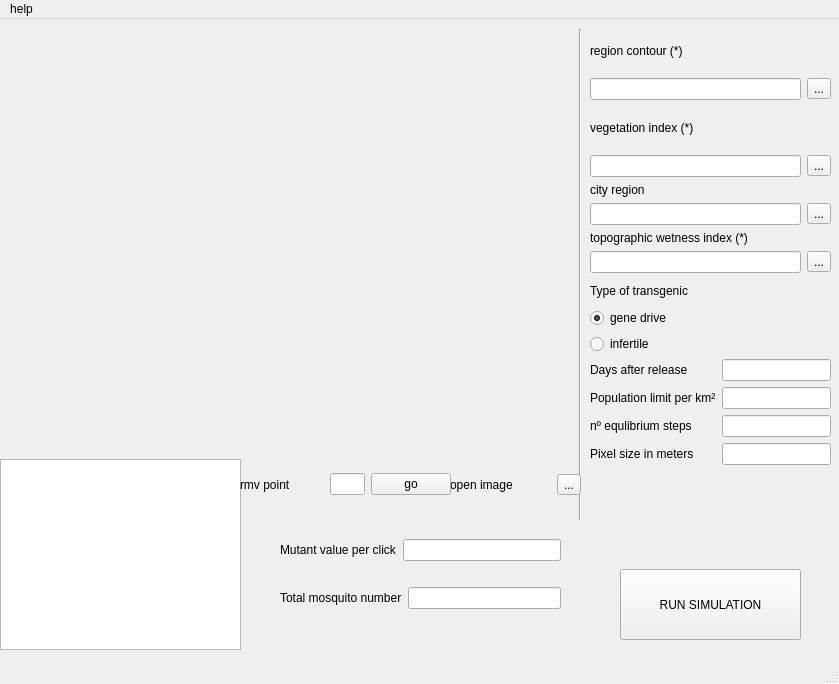
<?xml version="1.0" encoding="UTF-8"?>
<ui version="4.0">
 <class>MainWindow</class>
 <widget class="QMainWindow" name="MainWindow">
  <property name="geometry">
   <rect>
    <x>0</x>
    <y>0</y>
    <width>839</width>
    <height>684</height>
   </rect>
  </property>
  <property name="minimumSize">
   <size>
    <width>800</width>
    <height>608</height>
   </size>
  </property>
  <property name="windowTitle">
   <string>transgenic mosquito simulator</string>
  </property>
  <property name="windowIcon">
   <iconset>
    <normaloff>../python code/widgetMosquitos.png</normaloff>../python code/widgetMosquitos.png</iconset>
  </property>
  <property name="windowOpacity">
   <double>1.000000000000000</double>
  </property>
  <widget class="QWidget" name="centralwidget">
   <widget class="QWidget" name="verticalLayoutWidget">
    <property name="geometry">
     <rect>
      <x>590</x>
      <y>260</y>
      <width>241</width>
      <height>75</height>
     </rect>
    </property>
    <layout class="QVBoxLayout" name="verticalLayout">
     <item>
      <widget class="QLabel" name="label">
       <property name="text">
        <string>Type of transgenic</string>
       </property>
      </widget>
     </item>
     <item>
      <widget class="QRadioButton" name="genedrive">
       <property name="text">
        <string>gene drive</string>
       </property>
       <property name="checked">
        <bool>true</bool>
       </property>
      </widget>
     </item>
     <item>
      <widget class="QRadioButton" name="infertile">
       <property name="text">
        <string>infertile </string>
       </property>
      </widget>
     </item>
    </layout>
   </widget>
   <widget class="QWidget" name="gridLayoutWidget">
    <property name="geometry">
     <rect>
      <x>590</x>
      <y>10</y>
      <width>241</width>
      <height>244</height>
     </rect>
    </property>
    <layout class="QGridLayout" name="gridLayout">
     <item row="1" column="0">
      <layout class="QVBoxLayout" name="verticalLayout_12">
       <item>
        <widget class="QLabel" name="label_7">
         <property name="text">
          <string>vegetation index (*)</string>
         </property>
        </widget>
       </item>
       <item>
        <layout class="QVBoxLayout" name="verticalLayout_13">
         <item>
          <layout class="QHBoxLayout" name="horizontalLayout_6">
           <item>
            <widget class="QLineEdit" name="vegindex"/>
           </item>
           <item>
            <widget class="QToolButton" name="vegindexbutton">
             <property name="text">
              <string>...</string>
             </property>
            </widget>
           </item>
          </layout>
         </item>
        </layout>
       </item>
      </layout>
     </item>
     <item row="0" column="0">
      <layout class="QVBoxLayout" name="verticalLayout_10">
       <item>
        <widget class="QLabel" name="label_6">
         <property name="text">
          <string>region contour (*)</string>
         </property>
        </widget>
       </item>
       <item>
        <layout class="QVBoxLayout" name="verticalLayout_11">
         <item>
          <layout class="QHBoxLayout" name="horizontalLayout_5">
           <item>
            <widget class="QLineEdit" name="regioncontour"/>
           </item>
           <item>
            <widget class="QToolButton" name="regioncontourbutton">
             <property name="text">
              <string>...</string>
             </property>
            </widget>
           </item>
          </layout>
         </item>
        </layout>
       </item>
      </layout>
     </item>
     <item row="2" column="0">
      <layout class="QVBoxLayout" name="verticalLayout_14">
       <item>
        <widget class="QLabel" name="label_8">
         <property name="text">
          <string>city region</string>
         </property>
        </widget>
       </item>
       <item>
        <layout class="QVBoxLayout" name="verticalLayout_15">
         <item>
          <layout class="QHBoxLayout" name="horizontalLayout_7">
           <item>
            <widget class="QLineEdit" name="cityregion"/>
           </item>
           <item>
            <widget class="QToolButton" name="cityregionbutton">
             <property name="text">
              <string>...</string>
             </property>
            </widget>
           </item>
          </layout>
         </item>
        </layout>
       </item>
       <item>
        <layout class="QVBoxLayout" name="verticalLayout_8">
         <item>
          <widget class="QLabel" name="label_5">
           <property name="text">
            <string>topographic wetness index (*)</string>
           </property>
          </widget>
         </item>
         <item>
          <layout class="QVBoxLayout" name="verticalLayout_9">
           <item>
            <layout class="QHBoxLayout" name="horizontalLayout_4">
             <item>
              <widget class="QLineEdit" name="twi"/>
             </item>
             <item>
              <widget class="QToolButton" name="twibutton">
               <property name="text">
                <string>...</string>
               </property>
              </widget>
             </item>
            </layout>
           </item>
          </layout>
         </item>
        </layout>
       </item>
      </layout>
     </item>
    </layout>
   </widget>
   <widget class="QWidget" name="formLayoutWidget">
    <property name="geometry">
     <rect>
      <x>590</x>
      <y>340</y>
      <width>241</width>
      <height>151</height>
     </rect>
    </property>
    <layout class="QFormLayout" name="formLayout">
     <property name="fieldGrowthPolicy">
      <enum>QFormLayout::AllNonFixedFieldsGrow</enum>
     </property>
     <item row="0" column="0">
      <widget class="QLabel" name="daysAfterReleaseLabel">
       <property name="text">
        <string>Days after release</string>
       </property>
      </widget>
     </item>
     <item row="0" column="1">
      <widget class="QLineEdit" name="daysAfterRelease"/>
     </item>
     <item row="1" column="0">
      <widget class="QLabel" name="populationLimitPerKmLabel">
       <property name="text">
        <string>Population limit per km²</string>
       </property>
      </widget>
     </item>
     <item row="1" column="1">
      <widget class="QLineEdit" name="populationLimit"/>
     </item>
     <item row="2" column="0">
      <widget class="QLabel" name="nEqulibriumstepsLabel">
       <property name="text">
        <string>nº equlibrium steps</string>
       </property>
      </widget>
     </item>
     <item row="2" column="1">
      <widget class="QLineEdit" name="Neq_step"/>
     </item>
     <item row="3" column="0">
      <widget class="QLabel" name="nEqulibriumstepsLabel_2">
       <property name="text">
        <string>Pixel size in meters</string>
       </property>
      </widget>
     </item>
     <item row="3" column="1">
      <widget class="QLineEdit" name="pixelSize"/>
     </item>
    </layout>
   </widget>
   <widget class="QPushButton" name="start">
    <property name="geometry">
     <rect>
      <x>620</x>
      <y>550</y>
      <width>181</width>
      <height>71</height>
     </rect>
    </property>
    <property name="text">
     <string>RUN SIMULATION</string>
    </property>
   </widget>
   <widget class="Line" name="line">
    <property name="geometry">
     <rect>
      <x>570</x>
      <y>10</y>
      <width>20</width>
      <height>491</height>
     </rect>
    </property>
    <property name="orientation">
     <enum>Qt::Vertical</enum>
    </property>
   </widget>
   <widget class="QLabel" name="label_3">
    <property name="geometry">
     <rect>
      <x>300</x>
      <y>609</y>
      <width>121</width>
      <height>20</height>
     </rect>
    </property>
    <property name="text">
     <string/>
    </property>
   </widget>
   <widget class="QWidget" name="horizontalLayoutWidget_4">
    <property name="geometry">
     <rect>
      <x>450</x>
      <y>440</y>
      <width>131</width>
      <height>51</height>
     </rect>
    </property>
    <layout class="QHBoxLayout" name="horizontalLayout_8">
     <item>
      <widget class="QLabel" name="label_11">
       <property name="text">
        <string>open image</string>
       </property>
      </widget>
     </item>
     <item>
      <widget class="QToolButton" name="imageviewbutton">
       <property name="text">
        <string>...</string>
       </property>
      </widget>
     </item>
    </layout>
   </widget>
   <widget class="QWidget" name="verticalLayoutWidget_2">
    <property name="geometry">
     <rect>
      <x>0</x>
      <y>0</y>
      <width>581</width>
      <height>441</height>
     </rect>
    </property>
    <layout class="QVBoxLayout" name="mplvl">
     <item>
      <widget class="QWidget" name="widget" native="true">
       <property name="mouseTracking">
        <bool>true</bool>
       </property>
      </widget>
     </item>
    </layout>
   </widget>
   <widget class="QWidget" name="gridLayoutWidget_2">
    <property name="geometry">
     <rect>
      <x>0</x>
      <y>440</y>
      <width>241</width>
      <height>191</height>
     </rect>
    </property>
    <layout class="QGridLayout" name="layout">
     <item row="0" column="1">
      <widget class="QTableWidget" name="table">
       <attribute name="verticalHeaderVisible">
        <bool>false</bool>
       </attribute>
       <attribute name="verticalHeaderHighlightSections">
        <bool>true</bool>
       </attribute>
      </widget>
     </item>
    </layout>
   </widget>
   <widget class="QWidget" name="verticalLayoutWidget_3">
    <property name="geometry">
     <rect>
      <x>280</x>
      <y>500</y>
      <width>281</width>
      <height>111</height>
     </rect>
    </property>
    <layout class="QVBoxLayout" name="verticalLayout_2">
     <item>
      <layout class="QHBoxLayout" name="horizontalLayout">
       <item>
        <layout class="QHBoxLayout" name="horizontalLayout_9">
         <item>
          <widget class="QLabel" name="label_12">
           <property name="text">
            <string>Mutant value per click</string>
           </property>
          </widget>
         </item>
         <item>
          <widget class="QLineEdit" name="MutValue"/>
         </item>
        </layout>
       </item>
      </layout>
     </item>
     <item>
      <layout class="QHBoxLayout" name="horizontalLayout_2">
       <item>
        <layout class="QHBoxLayout" name="horizontalLayout_10">
         <item>
          <widget class="QLabel" name="label_13">
           <property name="text">
            <string>Total mosquito number</string>
           </property>
          </widget>
         </item>
         <item>
          <widget class="QLineEdit" name="MutantQuantity"/>
         </item>
        </layout>
       </item>
      </layout>
     </item>
    </layout>
   </widget>
   <widget class="QWidget" name="horizontalLayoutWidget_3">
    <property name="geometry">
     <rect>
      <x>240</x>
      <y>440</y>
      <width>91</width>
      <height>51</height>
     </rect>
    </property>
    <layout class="QHBoxLayout" name="horizontalLayout_3">
     <item>
      <widget class="QLabel" name="label_9">
       <property name="text">
        <string>rmv point</string>
       </property>
      </widget>
     </item>
    </layout>
   </widget>
   <widget class="QWidget" name="horizontalLayoutWidget_5">
    <property name="geometry">
     <rect>
      <x>330</x>
      <y>440</y>
      <width>121</width>
      <height>51</height>
     </rect>
    </property>
    <layout class="QHBoxLayout" name="horizontalLayout_11">
     <item>
      <widget class="QLineEdit" name="rmvPointN"/>
     </item>
     <item>
      <widget class="QPushButton" name="rmvPointButton">
       <property name="text">
        <string>go</string>
       </property>
      </widget>
     </item>
    </layout>
   </widget>
  </widget>
  <widget class="QMenuBar" name="menubar">
   <property name="geometry">
    <rect>
     <x>0</x>
     <y>0</y>
     <width>839</width>
     <height>25</height>
    </rect>
   </property>
   <widget class="QMenu" name="menuHelp">
    <property name="title">
     <string>help</string>
    </property>
    <addaction name="actionHow_to_run"/>
   </widget>
   <addaction name="menuHelp"/>
  </widget>
  <widget class="QStatusBar" name="statusbar"/>
  <action name="actionHow_to_run">
   <property name="text">
    <string>how to run</string>
   </property>
  </action>
 </widget>
 <resources/>
 <connections/>
</ui>
